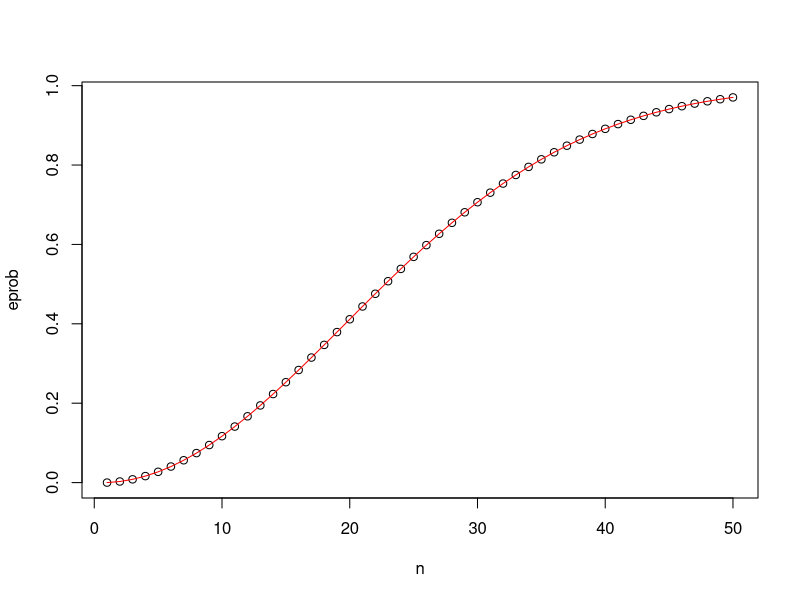
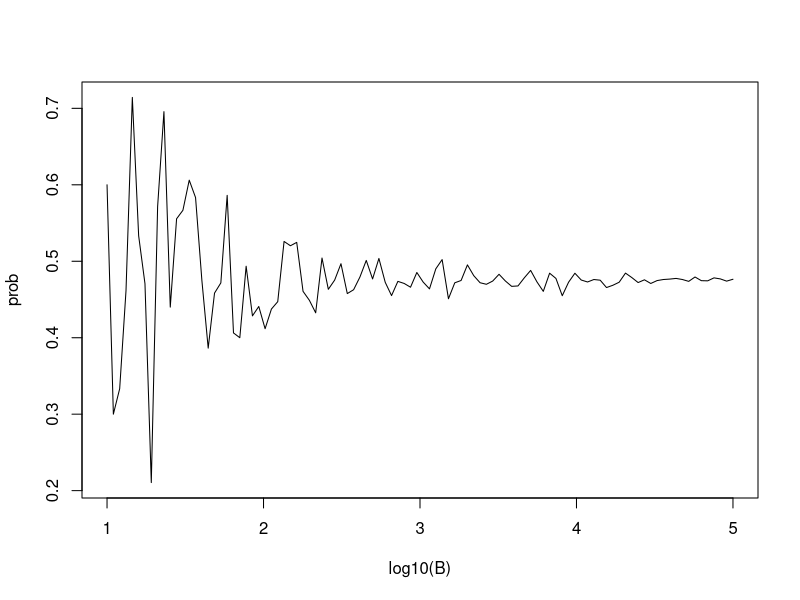
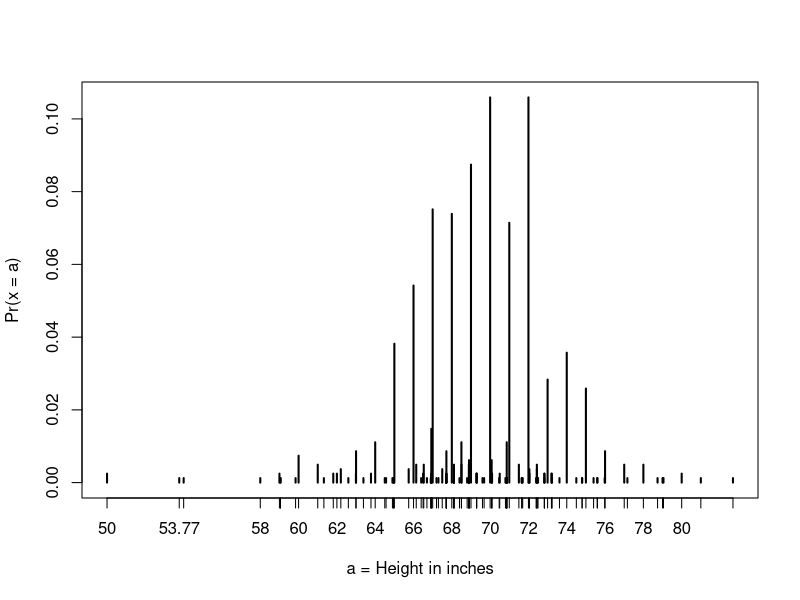
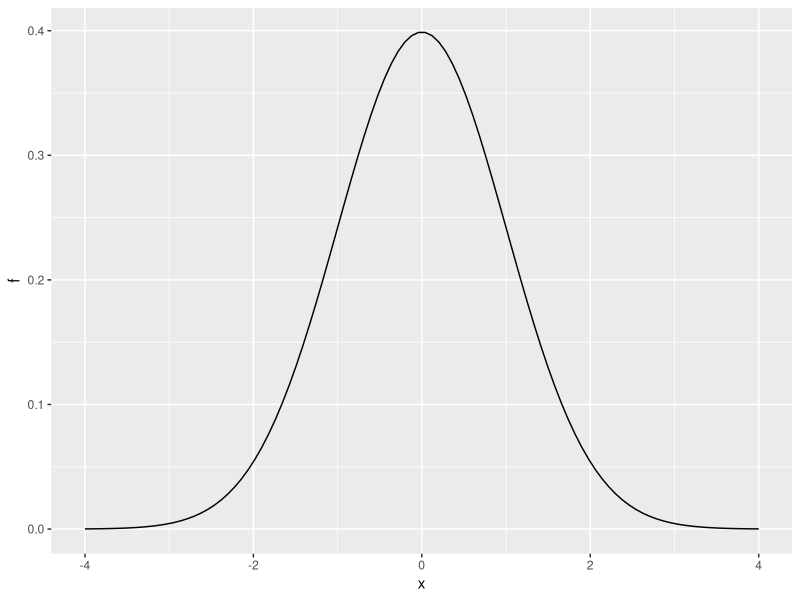
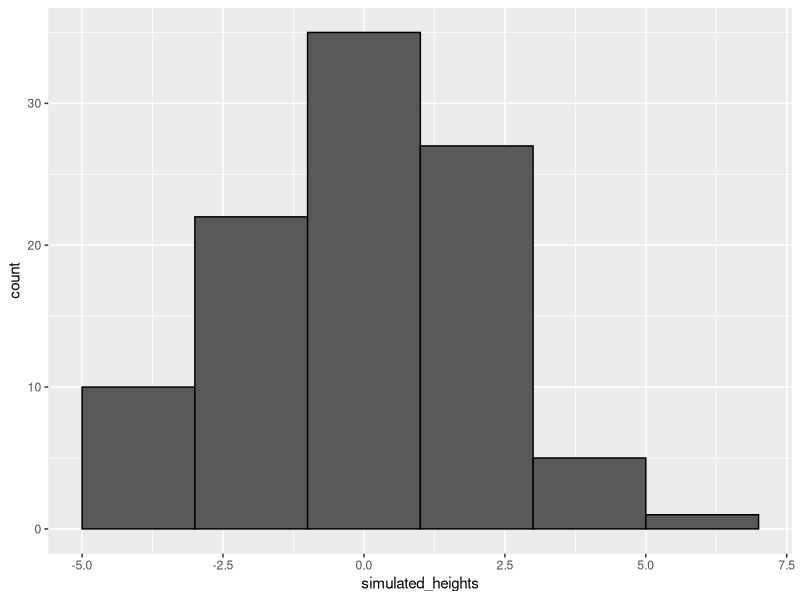

Write the R code that produced these figures, in order.
## discrete probabilities

# monte carlo simulations
beads <- rep(c("red","blue"), times=c(2,3))
beads
sample(beads,3)
a<-10000
events <- replicate(a, sample(beads,1))

t <- table(events)
#t

sample(beads,6,replace=TRUE)# consider replacements when x>n

set.seed(1986)# set seed for random number generator


## combinations and permutations

number <- "Three"
suit <- "Hearts"
paste(number, suit)# concatenate

paste(letters[1:5], as.character(1:5)) # joining vectors element-wise with paste

expand.grid(pants=c("blue","black"), shirt = c("white", "grey", "plaid")) #gives all possible combinations
# install.packages("gtools")
library(gtools)
permutations(5,2)
combinations(5,2)

# generating a deck of cards
suits <- c("Diamonds", "Clubs", "Hearts", "Spades")
numbers <- c("Ace", "Deuce", "Three", "Four", "Five", "Six", "Seven", "Eight", "Nine", "Ten", "Jack", "Queen", "King")
deck <- expand.grid(number = numbers, suit = suits)
deck <- paste(deck$number, deck$suit)

# probability of drawing a king
kings <- paste("King", suits)
mean(deck %in% kings)# 1/13

hands <- permutations(52,2, v = deck)
first_card <- hands[,1]
second_card <- hands[,2]

# finding the probability that second card is king, given that first one is also a king
sum(first_card %in% kings)
sum(first_card %in% kings & second_card %in% kings) / sum(first_card %in% kings)

# birthday problem - finding the probability of having a shared birthday in a  group of 50 people
n <- 50
birthdays <- sample(1:365,n,replace = TRUE)# generating random birthdays
any(duplicated(birthdays))# check if the birthday repeats

# monte carlo simulation
B <- 10000

result <- replicate(B, {
  birthdays<-sample(1:365,n,replace = TRUE)
  any(duplicated(birthdays))})

mean(result)# probability of shared birthdays, increases with n

## sapply - used to apply functions to entire vector
x <- c(1,2,3,4,5)
sapply(x,sqrt)

# finding exact probability of shared birthdays = 1 - no shared birthdays
exact_prob <- function(n){
  unique_prob <- seq(365,365-n+1)/365
  1 - prod(unique_prob)
}

n <- seq(1,50)
eprob <- sapply(n,exact_prob)
plot(n,eprob)# plotting monte carlo results
lines(n, eprob, col = "red")# marking exact probabilities

## finding out the best value for B in Monte Carlo Simulations
B <- 10^seq(1, 5, len = 100)    # defines vector of many B values
compute_prob <- function(B, n = 22){    # function to run Monte Carlo simulation with each B
  same_day <- replicate(B, {
    bdays <- sample(1:365, n, replace = TRUE)
    any(duplicated(bdays))
  })
  mean(same_day)
}

prob <- sapply(B, compute_prob)    # apply compute_prob to many values of B
plot(log10(B), prob, type = "l")    # plot a line graph of estimates 

## addition rule - P(a or b) = P(a) + P(b) - P(a and b)

## monty hall problem

# sticking to original door
B <- 10000
stick <- replicate(B, {
  doors <- as.character(1:3)
  prize <- sample(c("car","goat","goat"))    # puts prizes in random order
  prize_door <- doors[prize == "car"]    # note which door has prize
  my_pick  <- sample(doors, 1)    # note which door is chosen
  show <- sample(doors[!doors %in% c(my_pick, prize_door)],1)    # open door with no prize that isn't chosen
  stick <- my_pick    # stick with original door
  stick == prize_door    # test whether the original door has the prize
})
mean(stick)    # probability of choosing prize door when sticking = 1/3

# switching to other door
switch <- replicate(B, {
  doors <- as.character(1:3)
  prize <- sample(c("car","goat","goat"))    # puts prizes in random order
  prize_door <- doors[prize == "car"]    # note which door has prize
  my_pick  <- sample(doors, 1)    # note which door is chosen first
  show <- sample(doors[!doors %in% c(my_pick, prize_door)], 1)    # open door with no prize that isn't chosen
  switch <- doors[!doors%in%c(my_pick, show)]    # switch to the door that wasn't chosen first or opened
  switch == prize_door    # test whether the switched door has the prize
})
mean(switch)    # probability of choosing prize door when switching = 2/3

# it can be seen that prob. does not change to 1/2 once one of the doors is opened

## continuous probability

# CDF - Cumulative Distribution Function
library(tidyverse)
library(dslabs)
data(heights)
x <- heights %>% filter(sex=="Male") %>% pull(height)

F <- function(a) mean(x <= a)
1 - F(70)    # probability of male taller than 70 inches using CDF

# theoretical distribution

# normal distribution using pnorm()
1 - pnorm(70.5, mean(x), sd(x))

# plot distribution of exact heights in data
plot(prop.table(table(x)), xlab = "a = Height in inches", ylab = "Pr(x = a)")

# probabilities in actual data over length 1 ranges containing an integer
mean(x <= 68.5) - mean(x <= 67.5)
mean(x <= 69.5) - mean(x <= 68.5)
mean(x <= 70.5) - mean(x <= 69.5)

# probabilities in normal approximation match well
pnorm(68.5, mean(x), sd(x)) - pnorm(67.5, mean(x), sd(x))
pnorm(69.5, mean(x), sd(x)) - pnorm(68.5, mean(x), sd(x))
pnorm(70.5, mean(x), sd(x)) - pnorm(69.5, mean(x), sd(x))

# probabilities in actual data over other ranges don't match normal approx as well
mean(x <= 70.9) - mean(x <= 70.1)
pnorm(70.9, mean(x), sd(x)) - pnorm(70.1, mean(x), sd(x))

# probability density using dnorm(z, mu, sigma)
# plotting probability density
x <- seq(-4, 4, length = 100)
data.frame(x, f = dnorm(x)) %>%
  ggplot(aes(x, f)) +
  geom_line()

# monte carlo simulations for normally distributed variables

n <- length(x)
avg <- mean(x)
s <- sd(x)
simulated_heights <- rnorm(n,avg,s) # generate n random normal distribution with given avg and s

data.frame(simulated_heights = simulated_heights) %>%
  ggplot(aes(simulated_heights)) +
  geom_histogram(color="black", binwidth = 2)

# finding probability of the tallest person being over 7 feet tall
B <- 10000
tallest <- replicate(B, {
  simulated_data <- rnorm(800, avg, s)    # generate 800 normally distributed random heights
  max(simulated_data)    # determine the tallest height
})
mean(tallest >= 7*12)    # proportion of times that tallest person exceeded 7 feet (84 inches)

## random variables
# define random variable x to be 1 if blue, 0 otherwise
beads <- rep(c("red", "blue"), times = c(2, 3))
x <- ifelse(sample(beads, 1) == "blue", 1, 0)

# demonstrate that the random variable is different every time
ifelse(sample(beads, 1) == "blue", 1, 0)
ifelse(sample(beads, 1) == "blue", 1, 0)
ifelse(sample(beads, 1) == "blue", 1, 0)

# monte carlo simulation - chance of casion losing money
# sampling model 1: define urn, then sample
color <- rep(c("Black", "Red", "Green"), c(18, 18, 2)) # define the urn for the sampling model
n <- 1000
X <- sample(ifelse(color == "Red", -1, 1), n, replace = TRUE)
X[1:10]

# sampling model 2: define urn inside sample function by noting probabilities
x <- sample(c(-1, 1), n, replace = TRUE, prob = c(9/19, 10/19))    # 1000 independent draws
S <- sum(x)    # total winnings = sum of draws

n <- 1000    # number of roulette players
B <- 10000    # number of Monte Carlo experiments
S <- replicate(B, {
  X <- sample(c(-1,1), n, replace = TRUE, prob = c(9/19, 10/19))    # simulate 1000 spins
  sum(X)    # determine total profit
})

mean(S < 0)    # probability of the casino losing money

# The law of large numbers states that as  n  increases, the standard error of the average of a random variable decreases. In other words, when  n  is large, the average of the draws converges to the average of the urn.
